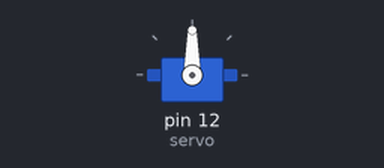
Bench run of a program on a simulated Raspberry Pi (header pin numbers). Parts: servo. Servo angles are drawn from the pulse width (0.5 ms = 0°, 2.5 ms = 180°).

Above: at 0.05 s.
At 1.5 s:
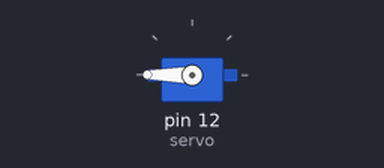
At 3.0 s:
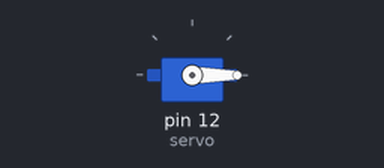
Timing chart, 0 to 6.9 s (numbered marks = the images above):
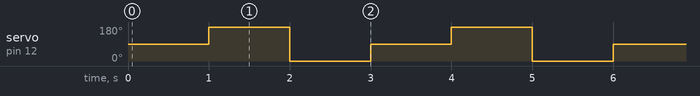

Measured:
- by itself, servo on pin 12 (servo): repeats every 3.0 s: 0° 1.0 s, 90° 1.0 s, 180° 1.0 s

The program:

servo_test.py
```python
#!/usr/bin/python

import time
import RPi.GPIO as GPIO

GPIO.setmode(GPIO.BOARD)
GPIO.setup(12, GPIO.OUT)   # set pin 12 as input

servo = GPIO.PWM(12, 50)   #
servo.start(7.5)

try:
   while True:
      servo.ChangeDutyCycle(7.5)
      time.sleep(1)
      servo.ChangeDutyCycle(12.5)
      time.sleep(1)
      servo.ChangeDutyCycle(2.5)
      time.sleep(1)

except KeyboardInterrupt:
   servo.stop()
   GPIO.cleanup()
```
